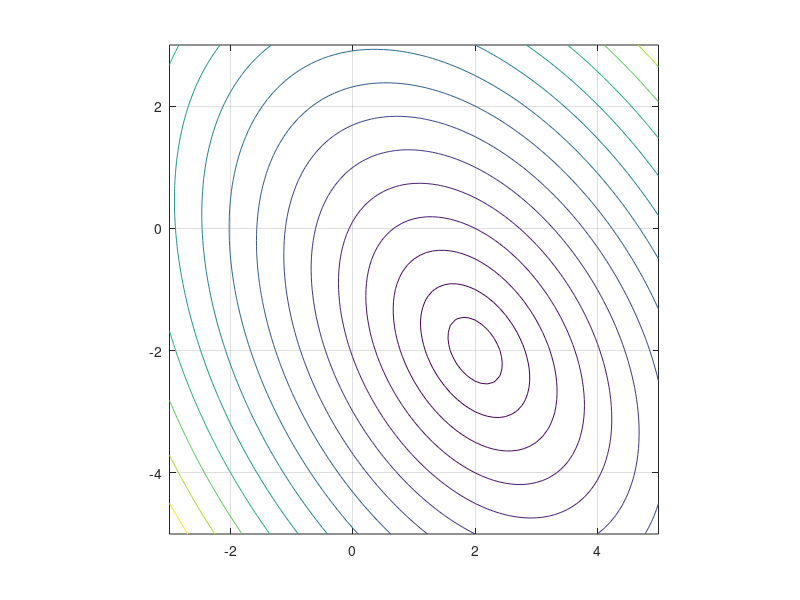

MATLAB code for this plot: (Note: this script raises an error after producing the figure.)
% MIT 18.335 - Lecture 22 MATLAB Demo 1
% Conjugate Gradient
% Per-Olof Persson, December 3, 2007

% Create 2-by-2 linear system
A=[3,1; 1,2];
x0=[2;-2];
b=A*x0;

% Evaluate and plot contours of phi(x,y)
[xx,yy]=meshgrid(-3:.1:5,-5:.1:3);
phi=0*xx;
for i=1:prod(size(xx))
  x=[xx(i); yy(i)];
  phi(i)=.5*x'*A*x-b'*x;
end
phi=phi-min(phi(:));
levels=(0:.5:sqrt(max(phi(:)))).^2;
contour(xx,yy,phi,levels),axis equal,grid on
pause

% Run steepest descent starting at [-2,1], plot path
x=steep(A,b,[-2;1]);
line(x(1,:),x(2,:),'color','k','linewidth',2)
pause

% Plot eigenvectors
[V,D]=eig(A);
par={'linestyle','--','color','r'};
line([x0(1)-5*V(1,1),x0(1)+5*V(1,1)],[x0(2)-5*V(2,1),x0(2)+5*V(2,1)],par{:});
line([x0(1)-3*V(1,2),x0(1)+3*V(1,2)],[x0(2)-3*V(2,2),x0(2)+3*V(2,2)],par{:});

% Run steepest descent with other starting locations
x=steep(A,b,[-2;-3]);
line(x(1,:),x(2,:),'color','g','linewidth',2)
pause
x=steep(A,b,x0-4*V(:,1));
line(x(1,:),x(2,:),'color','b','linewidth',2)
pause
x=steep(A,b,x0+2*V(:,2));
line(x(1,:),x(2,:),'color','m','linewidth',2)
pause
x=steep(A,b,[-2;2]);
line(x(1,:),x(2,:),'color','r','linewidth',2)
pause

% Clean up, plot only first steepest descent path
contour(xx,yy,phi,levels),axis equal,grid on
line([x0(1)-5*V(1,1),x0(1)+5*V(1,1)],[x0(2)-5*V(2,1),x0(2)+5*V(2,1)],par{:});
line([x0(1)-3*V(1,2),x0(1)+3*V(1,2)],[x0(2)-3*V(2,2),x0(2)+3*V(2,2)],par{:});
x=steep(A,b,[-2;1]);
line(x(1,:),x(2,:),'color','k','linewidth',2)
pause

% Run conjugate directions
x=conjdir(A,b,[-2;1]);
line(x(1,:),x(2,:),'color','b','linewidth',2)
pause

% Run conjugate gradients
x=conjgrad(A,b,[-2;1]);
line(x(1,:),x(2,:),'color','g','linewidth',2)
pause
